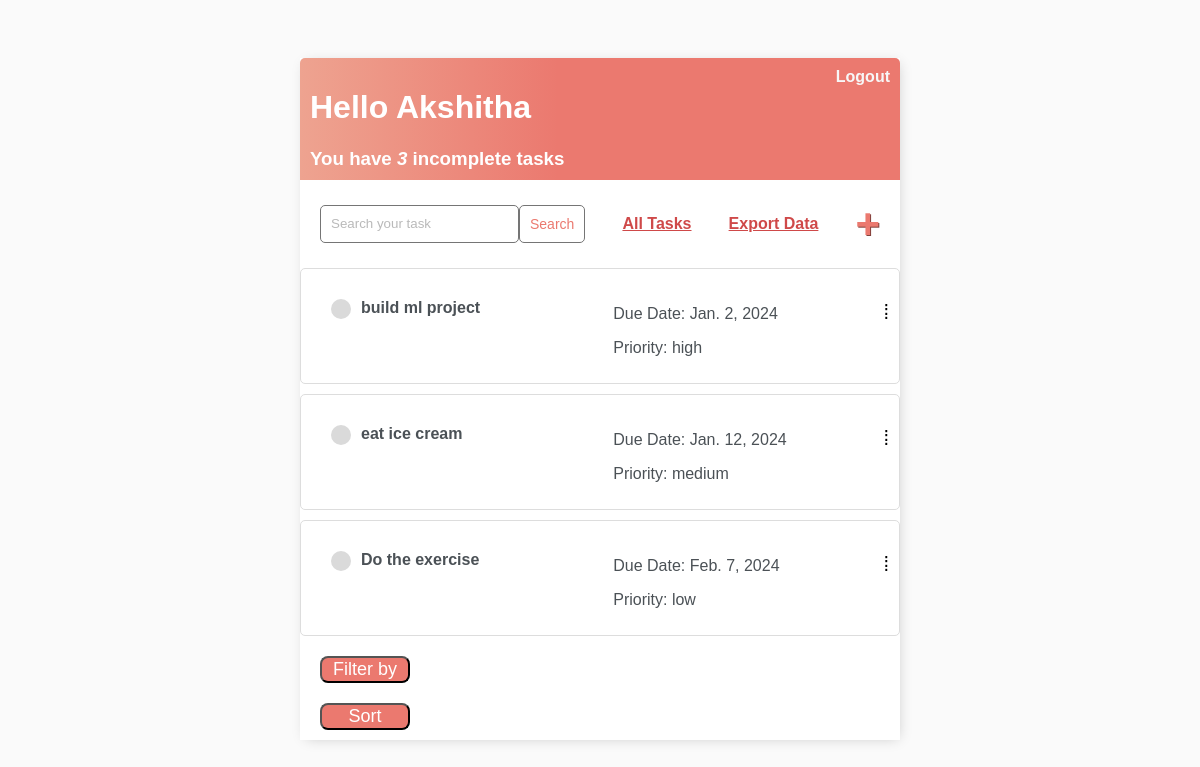
The app's page / (signed in) with its own data.
### base/models.py (models this page shows)
class Task(models.Model):
    user = models.ForeignKey(
        User, on_delete=models.CASCADE, null=True, blank=True)
    title = models.CharField(max_length=200)
    description = models.TextField(null=True, blank=True)
    complete = models.BooleanField(default=False)
    created = models.DateTimeField(auto_now_add=True)
    due_date = models.DateField(null=True, blank=True)
    category = models.CharField(max_length=255, choices=[('work', 'Work'), ('personal', 'Personal'), ('other', 'Other')])
    PRIORITY_CHOICES = [
        ('high', 'High'),
        ('medium', 'Medium'),
        ('low', 'Low'),
    ]
    priority = models.CharField(max_length=10, choices=PRIORITY_CHOICES, default='medium')
    def __str__(self):
        return self.title
    class Meta:
        order_with_respect_to = 'user'

### base/views.py (the view)
# urls.py: path('', TaskList.as_view(), name='tasks'),
class TaskList(LoginRequiredMixin, ListView):
    model = Task
    context_object_name = 'tasks'
    template_name = 'base/task_list.html'
    def get_queryset(self):
        category_filter = self.request.GET.get('category', '')
        queryset = Task.objects.filter(user=self.request.user)
        if category_filter:
            queryset = queryset.filter(category=category_filter)
        queryset = queryset.annotate(
            days_until_due=F('due_date') - date.today()
        ).order_by(
            'days_until_due',
            'priority'
        )
        return queryset
    def task_list(request):
        user = request.user
        search_input = request.GET.get('search-area', '')
        category_filter = request.GET.get('category', '')
        priority_filter = request.GET.get('priority', '')
        print(f"User: {user}")
        print(f"Category Filter: {category_filter}")
        print(f"Priority Filter: {priority_filter}")
        print(f"Filtered Tasks: {tasks}")
        context = {
            'tasks': tasks,
            'search_input': search_input,
        }
        return render(request, 'your_app/task_list.html', context)
    def get_context_data(self, **kwargs):
        context = super().get_context_data(**kwargs)
        context['tasks'] = context['tasks'].filter(user=self.request.user)
        context['count'] = context['tasks'].filter(complete=False).count()
        context['selected_category'] = self.request.GET.get('category', '')
        search_input = self.request.GET.get('search-area') or ''
        if search_input:
            context['tasks'] = context['tasks'].filter(
                title__contains=search_input)
        context['search_input'] = search_input
        return context

### base/templates/base/task_list.html (shortened to what this page needs)
{% extends 'base/main.html' %}
{% block content %}
<div class="header-bar">
    <div>
        <h1>Hello {{ request.user|title }}</h1>
        <h3 style="margin: 0">You have <i>{{ count }}</i> incomplete task{{ count|pluralize:"s" }}</h3>
    </div>
    {% if request.user.is_authenticated %}
    <a href="{% url 'logout' %}">Logout</a>
    {% else %}
    <a href="{% url 'login' %}">Login</a>
    {% endif %}
</div>
<div id="search-add-wrapper">
    <form method="GET" style="display: flex;">
        <input type='text' name='search-area' placeholder="Search your task" value="{{ search_input }}">
        <input class="button" type="submit" value='Search'>
    </form>
    <a id="all-tasks-link" href="{% url 'tasks' %}">All Tasks</a>
    {% if tasks|length > 0 %}
    <div>
        <a id="export-data" href="{% url 'export_data' %}" class="btn btn-primary">Export Data</a>
    </div>
    <a id="add-link" href="{% url 'task-create' %}">&#x2b;</a>
    {% endif %}
</div>
<div id="tasklist" class="task-items-wrapper">
    {% for task in tasks %}
    <div class="task-wrapper" data-category="{{ task.category }}" data-priority="{{ task.priority }}">
        <div class="task-title">
            {% if task.complete %}
            <div class="task-complete-icon"></div>
            <i><s><a href="{% url 'task-update' task.id %}">{{ task }}</a></s></i>
            {% else %}
            <div class="task-incomplete-icon"></div>
            <a href="{% url 'task-update' task.id %}">{{ task }}</a>
            {% endif %}
        </div>
        <div class="task-details">
            <p>Due Date: {{ task.due_date }}</p>
            <p>Priority: {{ task.priority }}</p>
        </div>
        <div class="task-controls">
            <span class="colon-icon">&#8286;</span>
        </div>
    </div>
    {% endfor %}
</div>
{% endblock content %}

### base/templates/base/main.html (style rules this page uses)
body { background-color: #FAFAFA; font-family: 'Nunito', sans-serif; padding-top: 50px; }
h1, h2, h3, h4, h5, h6 { font-family: 'Raleway', sans-serif; }
a, p { color: #4b5156 }
a { font-weight: 600; }
input { outline: none; border: none; }
.header-bar { display: flex; justify-content: space-between; color: #fff; padding: 10px; border-radius: 5px 5px 0 0; background: linear-gradient(90deg, #EEA390 0%, #EB796F 43%, #EB796F 100%); }
.header-bar a { color: rgb(247, 247, 247); text-decoration: none; }
.task-wrapper { display: flex; align-items: center; justify-content: space-between; background-color: #fff; border-top: 1px solid #dfe4ea; overflow: hidden; }
.task-title { display: flex; padding: 20px; }
.task-title a { text-decoration: none; color: #4b5156; margin-left: 10px; }
.task-incomplete-icon { height: 20px; width: 20px; background-color: rgb(218, 218, 218); border-radius: 50%; }
#add-link { color: #EB796F; text-decoration: none; font-size: 42px; text-shadow: 1px 1px #81413b; }
#search-add-wrapper { display: flex; justify-content: space-between; align-items: center; padding: 20px; }
input[type=text], input[type=password], textarea { border: 1px solid #757575; border-radius: 5px; padding: 10px; width: 90%; }
::placeholder { font-weight: 300; opacity: 0.5; }
.button { border: 1px solid #757575; background-color: #FFF; color: #EB796F; padding: 10px; font-size: 14px; border-radius: 5px; cursor: pointer; text-decoration: none; }
#all-tasks-link { font-weight:bold; color:#cf4949 }

### base/templates/base/task_list.html (style rules this page uses)
.task-wrapper { border: 1px solid #ddd; padding: 10px; margin-bottom: 10px; background-color: #fff; border-radius: 5px; position: relative; }
.task-controls { display: inline-block; margin-left: 8px; }
.colon-icon { cursor: pointer; font-size: 20px; }
#export-data { font-weight: bold; color: #cf4949 }
.task-wrapper { display: flex; align-items: baseline; padding: 10px; }
.task-title { flex: 1; min-width: 150px; }
.task-details { flex: 1; }

### records on screen
Task: title "build ml project", due_date "Jan. 2, 2024", priority "high"
Task: title "eat ice cream", due_date "Jan. 12, 2024", priority "medium"
Task: title "Do the exercise", due_date "Feb. 7, 2024", priority "low"

### other values on screen
{{ request.user|title }} "Akshitha"
{{ count }} "3"
